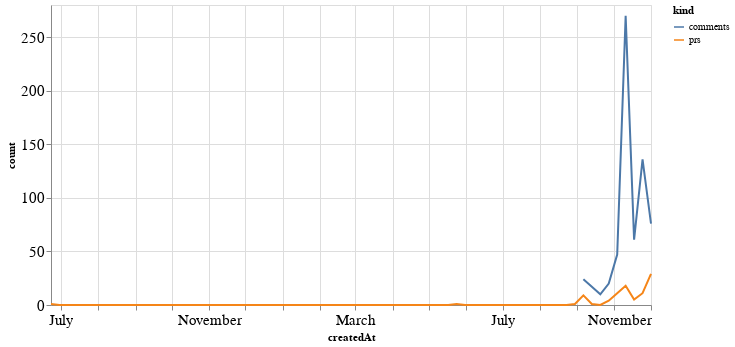

Source (notebook cell):
### Code cell
alt.Chart(total_time, width=600).mark_line().encode(
    x='createdAt',
    y='count',
    color='kind'
)

### Figure 1 — Vega-Lite specification as saved in the notebook (floating-point values rounded to 4 significant figures; data arrays with more than 128 entries replaced by an {"elided": "..."} marker saying what was removed)
{"config": {"axisLeft": {"labelFontSize": 15}, "axisBottom": {"labelFontSize": 15}}, "data": {"name": "data-9c3fcbf2d509897d4628169924ee5bca"}, "mark": "line", "encoding": {"color": {"type": "nominal", "field": "kind"}, "x": {"type": "temporal", "field": "createdAt"}, "y": {"type": "quantitative", "field": "count"}}, "width": 600, "$schema": "https://vega.github.io/schema/vega-lite/v4.8.1.json", "datasets": {"data-9c3fcbf2d509897d4628169924ee5bca": {"elided": "144 records"}}}
